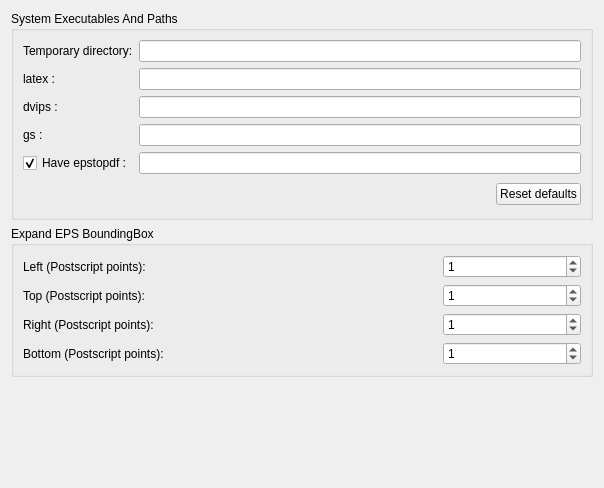
     <widget class="QWidget" name="tabAdvanced">
      <attribute name="title">
       <string>A&amp;dvanced</string>
      </attribute>
      <layout class="QGridLayout" name="gridLayout_2">
       <item row="2" column="1">
        <spacer name="spc_Advanced">
         <property name="orientation">
          <enum>Qt::Vertical</enum>
         </property>
         <property name="sizeType">
          <enum>QSizePolicy::Expanding</enum>
         </property>
         <property name="sizeHint" stdset="0">
          <size>
           <width>20</width>
           <height>100</height>
          </size>
         </property>
        </spacer>
       </item>
       <item row="1" column="0" colspan="2">
        <widget class="QGroupBox" name="gbxEPSBoundingBox">
         <property name="title">
          <string>Expand EPS BoundingBox</string>
         </property>
         <layout class="QGridLayout" name="gridLayout_3">
          <item row="4" column="0">
           <widget class="QLabel" name="lblBBorderOffset">
            <property name="sizePolicy">
             <sizepolicy hsizetype="Preferred" vsizetype="Preferred">
              <horstretch>3</horstretch>
              <verstretch>0</verstretch>
             </sizepolicy>
            </property>
            <property name="text">
             <string>Bottom (Postscript points):</string>
            </property>
            <property name="wordWrap">
             <bool>false</bool>
            </property>
            <property name="buddy">
             <cstring>spnBBorderOffset</cstring>
            </property>
           </widget>
          </item>
          <item row="3" column="0">
           <widget class="QLabel" name="lblRBorderOffset">
            <property name="sizePolicy">
             <sizepolicy hsizetype="Preferred" vsizetype="Preferred">
              <horstretch>3</horstretch>
              <verstretch>0</verstretch>
             </sizepolicy>
            </property>
            <property name="text">
             <string>Right (Postscript points):</string>
            </property>
            <property name="wordWrap">
             <bool>false</bool>
            </property>
            <property name="buddy">
             <cstring>spnRBorderOffset</cstring>
            </property>
           </widget>
          </item>
          <item row="0" column="0">
           <widget class="QLabel" name="lblLBorderOffset">
            <property name="sizePolicy">
             <sizepolicy hsizetype="Preferred" vsizetype="Preferred">
              <horstretch>3</horstretch>
              <verstretch>0</verstretch>
             </sizepolicy>
            </property>
            <property name="text">
             <string>Left (Postscript points):</string>
            </property>
            <property name="wordWrap">
             <bool>false</bool>
            </property>
            <property name="buddy">
             <cstring>spnLBorderOffset</cstring>
            </property>
           </widget>
          </item>
          <item row="2" column="0">
           <widget class="QLabel" name="lblTBorderOffset">
            <property name="sizePolicy">
             <sizepolicy hsizetype="Preferred" vsizetype="Preferred">
              <horstretch>3</horstretch>
              <verstretch>0</verstretch>
             </sizepolicy>
            </property>
            <property name="text">
             <string>Top (Postscript points):</string>
            </property>
            <property name="wordWrap">
             <bool>false</bool>
            </property>
            <property name="buddy">
             <cstring>spnTBorderOffset</cstring>
            </property>
           </widget>
          </item>
          <item row="0" column="1">
           <widget class="QSpinBox" name="spnLBorderOffset">
            <property name="sizePolicy">
             <sizepolicy hsizetype="Minimum" vsizetype="Fixed">
              <horstretch>1</horstretch>
              <verstretch>0</verstretch>
             </sizepolicy>
            </property>
            <property name="minimum">
             <number>-50</number>
            </property>
            <property name="maximum">
             <number>50</number>
            </property>
            <property name="value">
             <number>1</number>
            </property>
           </widget>
          </item>
          <item row="2" column="1">
           <widget class="QSpinBox" name="spnTBorderOffset">
            <property name="sizePolicy">
             <sizepolicy hsizetype="Minimum" vsizetype="Fixed">
              <horstretch>1</horstretch>
              <verstretch>0</verstretch>
             </sizepolicy>
            </property>
            <property name="minimum">
             <number>-50</number>
            </property>
            <property name="maximum">
             <number>50</number>
            </property>
            <property name="value">
             <number>1</number>
            </property>
           </widget>
          </item>
          <item row="3" column="1">
           <widget class="QSpinBox" name="spnRBorderOffset">
            <property name="sizePolicy">
             <sizepolicy hsizetype="Minimum" vsizetype="Fixed">
              <horstretch>1</horstretch>
              <verstretch>0</verstretch>
             </sizepolicy>
            </property>
            <property name="minimum">
             <number>-50</number>
            </property>
            <property name="maximum">
             <number>50</number>
            </property>
            <property name="value">
             <number>1</number>
            </property>
           </widget>
          </item>
          <item row="4" column="1">
           <widget class="QSpinBox" name="spnBBorderOffset">
            <property name="sizePolicy">
             <sizepolicy hsizetype="Minimum" vsizetype="Fixed">
              <horstretch>1</horstretch>
              <verstretch>0</verstretch>
             </sizepolicy>
            </property>
            <property name="minimum">
             <number>-50</number>
            </property>
            <property name="maximum">
             <number>50</number>
            </property>
            <property name="value">
             <number>1</number>
            </property>
           </widget>
          </item>
         </layout>
        </widget>
       </item>
       <item row="0" column="0" colspan="2">
        <widget class="QGroupBox" name="gbxExecPaths">
         <property name="title">
          <string>System Executables And Paths</string>
         </property>
         <layout class="QGridLayout" name="lyt_gbxExecPaths">
          <item row="0" column="0">
           <widget class="QLabel" name="lblTempDir">
            <property name="text">
             <string>Temporary directory:</string>
            </property>
            <property name="wordWrap">
             <bool>false</bool>
            </property>
            <property name="buddy">
             <cstring>pathTempDir</cstring>
            </property>
           </widget>
          </item>
          <item row="0" column="1">
           <widget class="KLFPathChooser" name="pathTempDir">
            <property name="caption" stdset="0">
             <string>Choose temporary directory</string>
            </property>
            <property name="mode" stdset="0">
             <number>2</number>
            </property>
            <property name="filter" stdset="0">
             <string/>
            </property>
            <property name="path" stdset="0">
             <string notr="true">/tmp/</string>
            </property>
           </widget>
          </item>
          <item row="1" column="0">
           <widget class="QLabel" name="lblLatex">
            <property name="text">
             <string>latex :</string>
            </property>
            <property name="wordWrap">
             <bool>false</bool>
            </property>
            <property name="buddy">
             <cstring>pathLatex</cstring>
            </property>
           </widget>
          </item>
          <item row="1" column="1">
           <widget class="KLFPathChooser" name="pathLatex">
            <property name="mode" stdset="0">
             <number>0</number>
            </property>
            <property name="caption" stdset="0">
             <string>Choose latex executable</string>
            </property>
            <property name="filter" stdset="0">
             <string/>
            </property>
            <property name="path" stdset="0">
             <string notr="true">latex</string>
            </property>
           </widget>
          </item>
          <item row="2" column="0">
           <widget class="QLabel" name="lblDvips">
            <property name="text">
             <string>dvips :</string>
            </property>
            <property name="wordWrap">
             <bool>false</bool>
            </property>
            <property name="buddy">
             <cstring>pathDvips</cstring>
            </property>
           </widget>
          </item>
          <item row="2" column="1">
           <widget class="KLFPathChooser" name="pathDvips">
            <property name="mode" stdset="0">
             <number>0</number>
            </property>
            <property name="caption" stdset="0">
             <string>Choose dvips executable</string>
            </property>
            <property name="filter" stdset="0">
             <string/>
            </property>
            <property name="path" stdset="0">
             <string notr="true">dvips</string>
            </property>
           </widget>
          </item>
          <item row="3" column="0">
           <widget class="QLabel" name="lblGs">
            <property name="text">
             <string>gs :</string>
            </property>
            <property name="wordWrap">
             <bool>false</bool>
            </property>
            <property name="buddy">
             <cstring>pathGs</cstring>
            </property>
           </widget>
          </item>
          <item row="3" column="1">
           <widget class="KLFPathChooser" name="pathGs">
            <property name="mode" stdset="0">
             <number>0</number>
            </property>
            <property name="caption" stdset="0">
             <string>Choose ghostscript executable</string>
            </property>
            <property name="filter" stdset="0">
             <string/>
            </property>
            <property name="path" stdset="0">
             <string notr="true">gs</string>
            </property>
           </widget>
          </item>
          <item row="4" column="0">
           <widget class="QCheckBox" name="chkEpstopdf">
            <property name="text">
             <string>Have epstopdf :</string>
            </property>
            <property name="shortcut">
             <string>Alt+A</string>
            </property>
            <property name="checked">
             <bool>true</bool>
            </property>
           </widget>
          </item>
          <item row="4" column="1">
           <widget class="KLFPathChooser" name="pathEpstopdf">
            <property name="mode" stdset="0">
             <number>0</number>
            </property>
            <property name="caption" stdset="0">
             <string>Choose epstopdf executable</string>
            </property>
            <property name="filter" stdset="0">
             <string/>
            </property>
            <property name="path" stdset="0">
             <string notr="true">epstopdf</string>
            </property>
           </widget>
          </item>
          <item row="5" column="1">
           <layout class="QHBoxLayout" name="lyt_resetdefaults">
            <item>
             <spacer name="spcHbtnresetdflts">
              <property name="orientation">
               <enum>Qt::Horizontal</enum>
              </property>
              <property name="sizeType">
               <enum>QSizePolicy::Expanding</enum>
              </property>
              <property name="sizeHint" stdset="0">
               <size>
                <width>357</width>
                <height>28</height>
               </size>
              </property>
             </spacer>
            </item>
            <item>
             <widget class="QPushButton" name="btnPathsReset">
              <property name="text">
               <string>Reset defaults</string>
              </property>
              <property name="icon">
               <iconset resource="klfres.qrc">
                <normaloff>:/pics/resetdefaults.png</normaloff>:/pics/resetdefaults.png</iconset>
              </property>
             </widget>
            </item>
           </layout>
          </item>
         </layout>
        </widget>
       </item>
      </layout>
     </widget>
